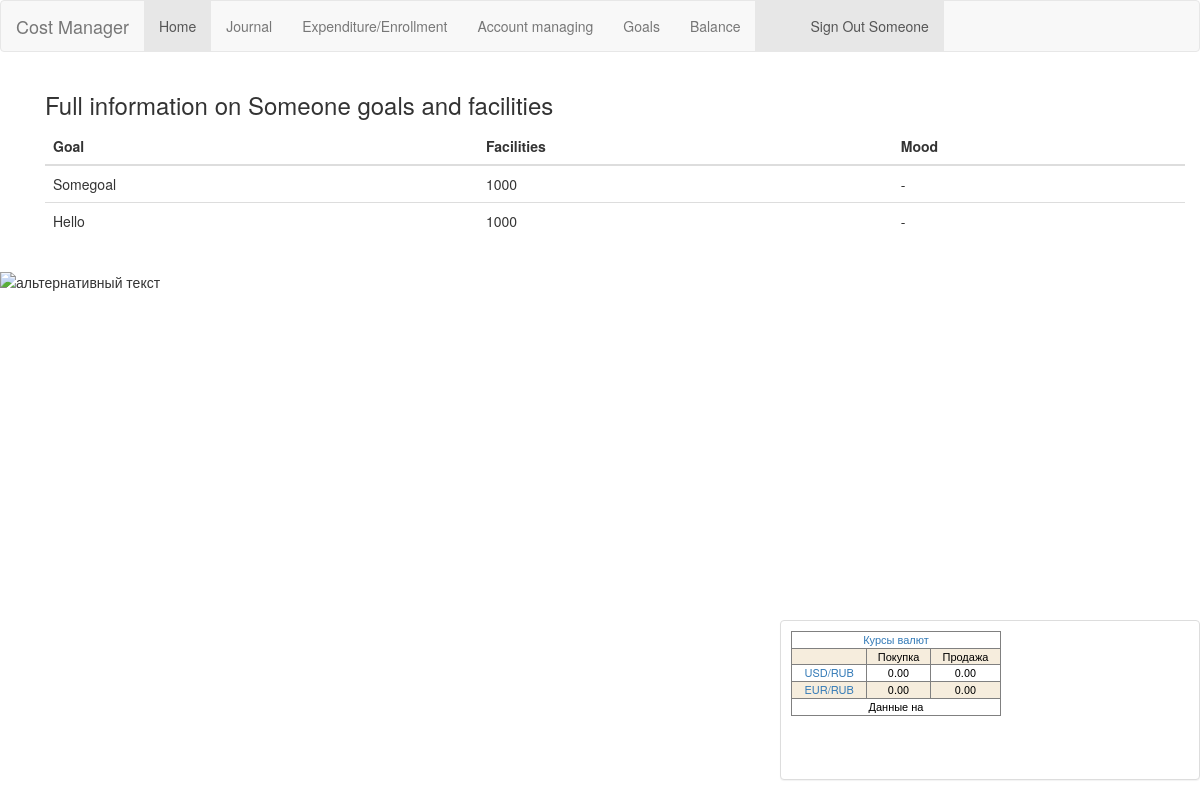
The app's page /costmanager/goalslist/ (signed in) with its own data.
### cost_manager/models.py (models this page shows)
class Goals_Account(models.Model):
    class Meta():
        db_table = 'Account goals'
    MOOD = (('+', 'Goal Achieved'), ('-', 'In developing'))
    user = models.ForeignKey(settings.AUTH_USER_MODEL, default=1)
    account_facilities = models.IntegerField(verbose_name='Facilities:', default=0)
    account_goals = models.TextField(verbose_name='Goal:')
    goals_mood = models.CharField(verbose_name='Currency:', max_length=10,  default='In developing',choices=MOOD)

### cost_manager/views.py (the view)
def GoalsList(request):
    user_name = auth.get_user(request).get_username()
    USER = request.user
    USER_ID = USER.id
    list_of_goals = Goals_Account.objects.filter(user_id=USER_ID)
    args = {}
    args['username'] = user_name
    args['goals'] = list_of_goals
    return render_to_response('GoalsList.html',args)

### cost_manager/templates/GoalsList.html (shortened to what this page needs)
{% extends 'main.html' %}
{% block GoalsList %}
<div class="container">
   <h3>Full information on {{ username }} goals and facilities</h3>
  <table class="table">
    <thead>
      <tr>
        <th>Goal</th>
        <th>Facilities</th>
        <th>Mood</th>
      </tr>
    </thead>
    <tbody>
          {% for items in goals %}
              <tr>
              <td>{{ items.account_goals }}</td>
              <td>{{ items.account_facilities }}</td>
              <td>{{ items.goals_mood }}</td>
              </tr>
          {% endfor %}
    </tbody>
  </table>
</div>
{% endblock %}

### templates/main.html (shortened to what this page needs)
<!DOCTYPE html>
<html lang="en">
<head>
  <link rel="stylesheet" href="https://maxcdn.bootstrapcdn.com/bootstrap/3.3.7/css/bootstrap.min.css">
</head>
<body>
<nav class="navbar navbar-default">
  <div class="container-fluid">
    <div class="navbar-header">
      <a class="navbar-brand" href="https://www.forbes.com/billionaires/list/">Cost Manager</a>
    </div>
    <ul class="nav navbar-nav">
      <li class="active"><a href="/home/">Home</a></li>
      <li><a href="/accounts/all/">Journal</a></li>
      <li><a href="/1/addPost/1">Expenditure/Enrollment</a></li>
      <li><a href="/create/new/">Account managing</a></li>
      <li><a href="/goals/new/">Goals</a></li>
      <li><a href="/balance/">Balance</a></li>
        {% if username %}
        <li class="active"><a href="/auth/logout/"><ul class="align-right">Sign Out {{ username }}</ul></a></li>
        {% else %}
        <li class="active"><a href="/auth/login/"><ul class="align-right">Login</ul></a></li>
        {% endif %}
    </ul>
  </div>
</nav>
{% if username %}
<div class="container">
{% block GoalsList %}
{% endblock %}
{% endif %}
</div>
<img src="https://i.pinimg.com/originals/92/6c/d7/926cd75ba73558929e97400fd6c0c223.png" alt="альтернативный текст">
{% if username %}
<div class="panel panel-default" id = "footer" >
<table width="210" border="1" style="border-collapse: collapse; text-align:center; font-size:11px; color:#000000; "><tr bgcolor=""><td height="10" valign="top" colspan="3"><style>A.forexpf_ { text-decoration: none;} A.forexpf_:visited {color: #000000;} </style><a href="http://www.forexpf.ru/" title="Курсы валют" target="_blank" class="forexpf_">Курсы валют</a></td></tr><tr bgcolor="F6EDDD"><td></td><td>Покупка</td><td>Продажа</td></tr><tr bgcolor=""><td><a href="http://www.forexpf.ru/currency_usd.asp" title="Курс доллара" target="_blank" class="forexpf_">USD/RUB</a></td><td id="usdrubbid">0.00</td><td id="usdrubask">0.00</td></tr><tr bgcolor="F6EDDD"><td><a href="http://www.forexpf.ru/currency_eur.asp" title="Курс Евро" target="_blank" class="forexpf_">EUR/RUB</a></td><td id="eurrubbid">0.00</td><td id="eurrubask">0.00</td></tr><tr bgcolor=""><td colspan="3" id="euusrutm">Данные на</td></tr></table><script src="http://informers.forexpf.ru/export/euusrub.js?nc=1"></script>
</div>
{% endif %}
</body>
</html>

### templates/main.html (style rules this page uses)
#footer { position: fixed; right: 0; bottom: 0; padding: 10px; width: 35%; height: 20%; }
A.forexpf_ { text-decoration: none; }

### records on screen
Goals_Account: account_goals "Somegoal", account_facilities "1000", goals_mood "-"
Goals_Account: account_goals "Hello", account_facilities "1000", goals_mood "-"

### other values on screen
{{ username }} "Someone"
